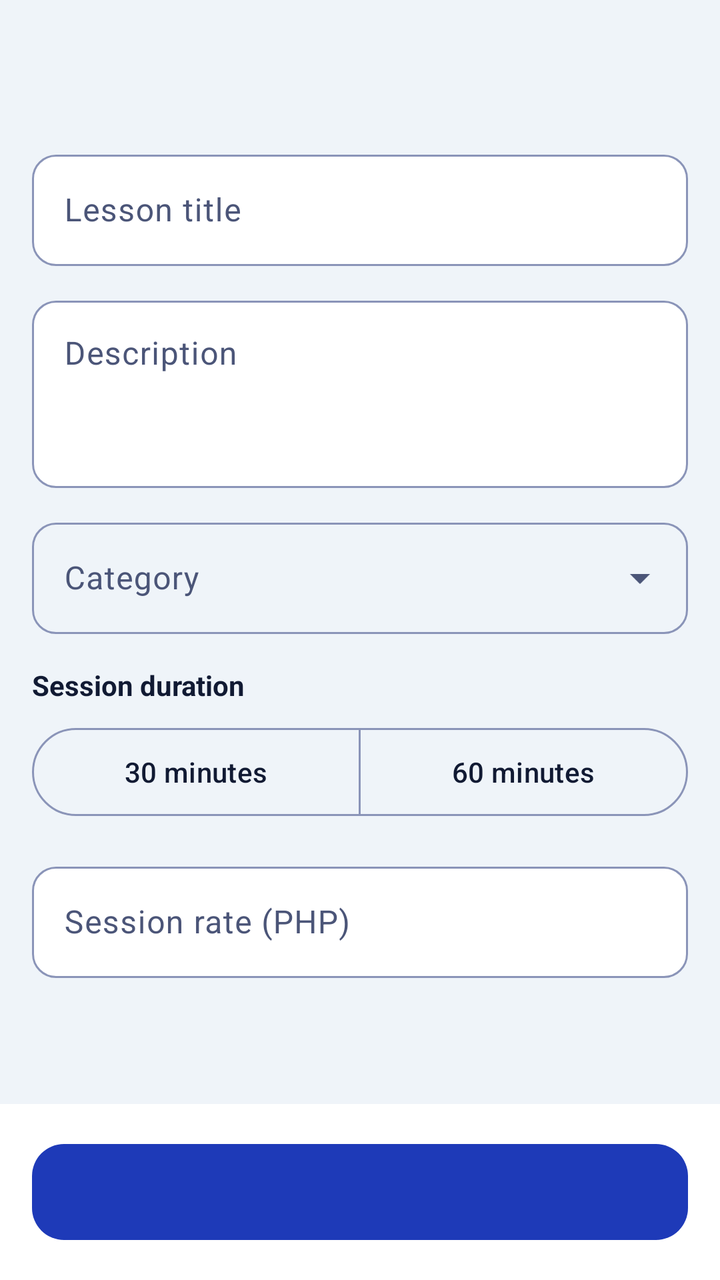
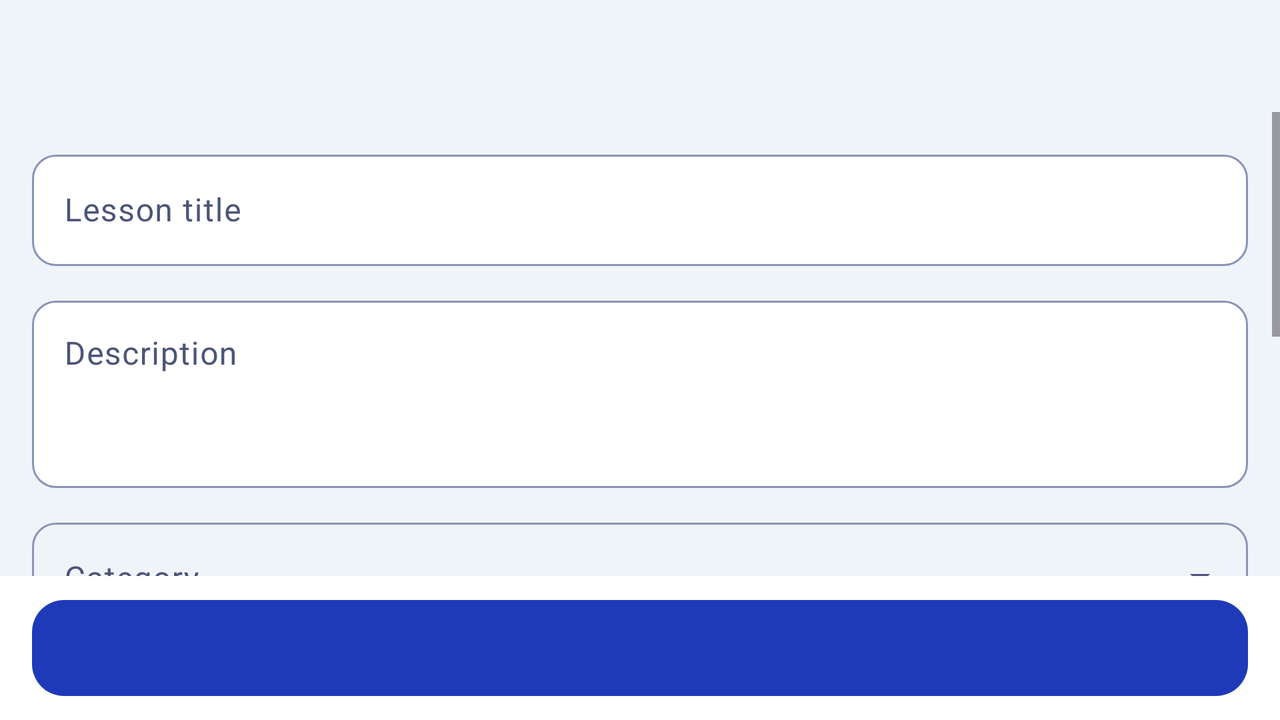

One screen, two layout resources from the same app: the default and the repository's alternative for another configuration. Each is rendered where Android would select it; the XML of both is given below.
<!-- AndroidManifest.xml: application theme Theme.Senyas -->
<!-- res/layout/fragment_lesson_form.xml -->
<?xml version="1.0" encoding="utf-8"?>
<LinearLayout xmlns:android="http://schemas.android.com/apk/res/android"
    xmlns:app="http://schemas.android.com/apk/res-auto"
    android:layout_width="match_parent"
    android:layout_height="match_parent"
    android:orientation="vertical">

    <include layout="@layout/view_top_bar" />

    <ScrollView android:layout_width="match_parent" android:layout_height="0dp" android:layout_weight="1">
        <LinearLayout android:layout_width="match_parent" android:layout_height="wrap_content" android:orientation="vertical" android:padding="16dp">

            <com.google.android.material.textfield.TextInputLayout android:id="@+id/til_title" android:layout_width="match_parent" android:layout_height="wrap_content" android:hint="@string/lesson_title">
                <com.google.android.material.textfield.TextInputEditText android:id="@+id/et_title" android:layout_width="match_parent" android:layout_height="wrap_content" android:inputType="textCapSentences" android:maxLength="200" />
            </com.google.android.material.textfield.TextInputLayout>

            <com.google.android.material.textfield.TextInputLayout android:id="@+id/til_desc" android:layout_width="match_parent" android:layout_height="wrap_content" android:layout_marginTop="12dp" android:hint="@string/description">
                <com.google.android.material.textfield.TextInputEditText android:id="@+id/et_desc" android:layout_width="match_parent" android:layout_height="wrap_content" android:gravity="top" android:inputType="textMultiLine|textCapSentences" android:minLines="3" android:maxLength="10000" />
            </com.google.android.material.textfield.TextInputLayout>

            <com.google.android.material.textfield.TextInputLayout
                android:id="@+id/til_cat"
                style="@style/Widget.Material3.TextInputLayout.OutlinedBox.ExposedDropdownMenu"
                android:layout_width="match_parent"
                android:layout_height="wrap_content"
                android:layout_marginTop="12dp"
                android:hint="@string/category"
                app:boxCornerRadiusBottomEnd="12dp"
                app:boxCornerRadiusBottomStart="12dp"
                app:boxCornerRadiusTopEnd="12dp"
                app:boxCornerRadiusTopStart="12dp">
                <com.google.android.material.textfield.MaterialAutoCompleteTextView android:id="@+id/actv_cat" android:layout_width="match_parent" android:layout_height="wrap_content" android:inputType="none" />
            </com.google.android.material.textfield.TextInputLayout>

            <TextView android:layout_width="wrap_content" android:layout_height="wrap_content" android:layout_marginTop="16dp" android:text="@string/session_duration" android:textColor="@color/text_primary" android:textSize="14sp" android:textStyle="bold" />
            <com.google.android.material.button.MaterialButtonToggleGroup android:id="@+id/toggle_duration" android:layout_width="match_parent" android:layout_height="wrap_content" android:layout_marginTop="8dp" app:selectionRequired="true" app:singleSelection="true">
                <com.google.android.material.button.MaterialButton android:id="@+id/btn_dur30" style="?attr/materialButtonOutlinedStyle" android:layout_width="0dp" android:layout_height="wrap_content" android:minHeight="52dp" android:layout_weight="1" android:text="@string/s_30_minutes" />
                <com.google.android.material.button.MaterialButton android:id="@+id/btn_dur60" style="?attr/materialButtonOutlinedStyle" android:layout_width="0dp" android:layout_height="wrap_content" android:minHeight="52dp" android:layout_weight="1" android:text="@string/s_60_minutes" />
            </com.google.android.material.button.MaterialButtonToggleGroup>

            <com.google.android.material.textfield.TextInputLayout android:id="@+id/til_rate" android:layout_width="match_parent" android:layout_height="wrap_content" android:layout_marginTop="16dp" android:hint="@string/session_rate_php">
                <com.google.android.material.textfield.TextInputEditText android:id="@+id/et_rate" android:layout_width="match_parent" android:layout_height="wrap_content" android:inputType="numberSigned" />
            </com.google.android.material.textfield.TextInputLayout>

            <TextView android:id="@+id/tv_banner" android:layout_width="match_parent" android:layout_height="wrap_content" android:layout_marginTop="12dp" android:background="@drawable/bg_tile" android:backgroundTint="@color/tag_grey" android:padding="12dp" android:text="@string/your_other_entries_are_kept" android:textColor="@color/text_primary" android:textSize="13sp" android:visibility="gone" />

            <TextView android:id="@+id/tv_hint" android:layout_width="match_parent" android:layout_height="wrap_content" android:layout_marginTop="12dp" android:textColor="@color/text_secondary" android:textSize="13sp" />
        </LinearLayout>
    </ScrollView>

    <LinearLayout android:layout_width="match_parent" android:layout_height="wrap_content" android:background="@color/surface" android:orientation="vertical" android:padding="16dp">
        <com.google.android.material.button.MaterialButton android:id="@+id/btn_primary" android:layout_width="match_parent" android:layout_height="56dp" android:textSize="16sp" android:textStyle="bold" app:cornerRadius="16dp" />
        <com.google.android.material.button.MaterialButton android:id="@+id/btn_media" style="?attr/materialButtonOutlinedStyle" android:layout_width="match_parent" android:layout_height="56dp" android:layout_marginTop="8dp" android:text="@string/title_media" android:textSize="16sp" android:textStyle="bold" android:visibility="gone" app:cornerRadius="16dp" />
        <TextView android:id="@+id/btn_delete" android:layout_width="match_parent" android:layout_height="48dp" android:layout_marginTop="4dp" android:background="?attr/selectableItemBackground" android:gravity="center" android:text="@string/delete_lesson" android:textColor="@color/error" android:textSize="15sp" android:textStyle="bold" android:visibility="gone" />
    </LinearLayout>
</LinearLayout>
<!-- res/layout/view_top_bar.xml (included above) -->
<?xml version="1.0" encoding="utf-8"?>
<LinearLayout xmlns:android="http://schemas.android.com/apk/res/android" xmlns:app="http://schemas.android.com/apk/res-auto"
    android:layout_width="match_parent"
    android:layout_height="56dp"
    android:gravity="center_vertical"
    android:orientation="horizontal"
    android:paddingStart="4dp"
    android:paddingEnd="16dp">

    <ImageButton
        android:id="@+id/btn_back"
        android:layout_width="48dp"
        android:layout_height="48dp"
        android:background="?attr/selectableItemBackgroundBorderless"
        android:contentDescription="@string/back"
        android:src="@drawable/ic_back"
        app:tint="@color/text_primary" />

    <TextView
        android:id="@+id/tv_bar_title"
        android:layout_width="wrap_content"
        android:layout_height="wrap_content"
        android:layout_marginStart="4dp"
        android:textColor="@color/text_primary"
        android:textSize="20sp"
        android:textStyle="bold" />
</LinearLayout>
<!-- resources referenced by this layout -->
<resources>
  <color name="error">#B3261E</color>
  <color name="surface">#FFFFFF</color>
  <color name="tag_grey">#E6E8EE</color>
  <color name="text_primary">#111A33</color>
  <color name="text_secondary">#4B5578</color>
  <string name="back">Back</string>
  <string name="category">Category</string>
  <string name="delete_lesson">Delete lesson</string>
  <string name="description">Description</string>
  <string name="lesson_title">Lesson title</string>
  <string name="s_30_minutes">30 minutes</string>
  <string name="s_60_minutes">60 minutes</string>
  <string name="session_duration">Session duration</string>
  <string name="session_rate_php">Session rate (PHP)</string>
  <string name="title_media">Media &amp; availability</string>
  <string name="your_other_entries_are_kept">Your other entries are kept. Correct the highlighted fields and try again.</string>
  <style name="Theme.Senyas" parent="Theme.Material3.DayNight.NoActionBar">
          <item name="colorPrimary">@color/senyas_blue</item>
          <item name="colorOnPrimary">@color/white</item>
          <item name="colorPrimaryContainer">@color/blue_container</item>
          <item name="colorOnPrimaryContainer">@color/senyas_blue</item>
          <item name="colorSecondary">@color/sun_yellow</item>
          <item name="colorOnSecondary">@color/navy</item>
          <item name="android:colorBackground">@color/background</item>
          <item name="colorSurface">@color/surface</item>
          <item name="colorOnSurface">@color/text_primary</item>
          <item name="colorOnSurfaceVariant">@color/text_secondary</item>
          <item name="colorOutline">@color/outline</item>
          <item name="colorError">@color/error</item>
          <item name="android:statusBarColor">@color/background</item>
          <item name="android:windowLightStatusBar">true</item>
          <item name="textInputStyle">@style/Widget.Senyas.TextField</item>
      </style>
  <color name="senyas_blue">#1E3AB8</color>
  <color name="white">#FFFFFFFF</color>
  <color name="blue_container">#DFE5FF</color>
  <color name="sun_yellow">#FFC22D</color>
  <color name="navy">#111A33</color>
  <color name="background">#EFF4F9</color>
  <color name="outline">#8A94B8</color>
  <style name="Widget.Senyas.TextField" parent="Widget.Material3.TextInputLayout.OutlinedBox">
          <item name="boxCornerRadiusTopStart">12dp</item>
          <item name="boxCornerRadiusTopEnd">12dp</item>
          <item name="boxCornerRadiusBottomStart">12dp</item>
          <item name="boxCornerRadiusBottomEnd">12dp</item>
          <item name="boxBackgroundColor">@color/surface</item>
      </style>
</resources>
<!-- res/layout-land/fragment_lesson_form.xml (the repository's variant of the layout above) -->
<!-- drawn on the phone turned sideways -->
<?xml version="1.0" encoding="utf-8"?>
<LinearLayout xmlns:android="http://schemas.android.com/apk/res/android"
    xmlns:app="http://schemas.android.com/apk/res-auto"
    android:layout_width="match_parent"
    android:layout_height="match_parent"
    android:orientation="vertical">

    <include layout="@layout/view_top_bar" />

    <ScrollView android:layout_width="match_parent" android:layout_height="0dp" android:layout_weight="1">
        <LinearLayout android:layout_width="match_parent" android:layout_height="wrap_content" android:orientation="vertical" android:padding="16dp">

            <com.google.android.material.textfield.TextInputLayout android:id="@+id/til_title" android:layout_width="match_parent" android:layout_height="wrap_content" android:hint="@string/lesson_title">
                <com.google.android.material.textfield.TextInputEditText android:id="@+id/et_title" android:layout_width="match_parent" android:layout_height="wrap_content" android:inputType="textCapSentences" />
            </com.google.android.material.textfield.TextInputLayout>

            <com.google.android.material.textfield.TextInputLayout android:id="@+id/til_desc" android:layout_width="match_parent" android:layout_height="wrap_content" android:layout_marginTop="12dp" android:hint="@string/description">
                <com.google.android.material.textfield.TextInputEditText android:id="@+id/et_desc" android:layout_width="match_parent" android:layout_height="wrap_content" android:gravity="top" android:inputType="textMultiLine|textCapSentences" android:minLines="3" />
            </com.google.android.material.textfield.TextInputLayout>

            <com.google.android.material.textfield.TextInputLayout
                android:id="@+id/til_cat"
                style="@style/Widget.Material3.TextInputLayout.OutlinedBox.ExposedDropdownMenu"
                android:layout_width="match_parent"
                android:layout_height="wrap_content"
                android:layout_marginTop="12dp"
                android:hint="@string/category"
                app:boxCornerRadiusBottomEnd="12dp"
                app:boxCornerRadiusBottomStart="12dp"
                app:boxCornerRadiusTopEnd="12dp"
                app:boxCornerRadiusTopStart="12dp">
                <com.google.android.material.textfield.MaterialAutoCompleteTextView android:id="@+id/actv_cat" android:layout_width="match_parent" android:layout_height="wrap_content" android:inputType="none" />
            </com.google.android.material.textfield.TextInputLayout>

            <TextView android:layout_width="wrap_content" android:layout_height="wrap_content" android:layout_marginTop="16dp" android:text="@string/session_duration" android:textColor="@color/text_primary" android:textSize="14sp" android:textStyle="bold" />
            <com.google.android.material.button.MaterialButtonToggleGroup android:id="@+id/toggle_duration" android:layout_width="match_parent" android:layout_height="wrap_content" android:layout_marginTop="8dp" app:selectionRequired="true" app:singleSelection="true">
                <com.google.android.material.button.MaterialButton android:id="@+id/btn_dur30" style="?attr/materialButtonOutlinedStyle" android:layout_width="0dp" android:layout_height="wrap_content" android:minHeight="52dp" android:layout_weight="1" android:text="@string/s_30_minutes" />
                <com.google.android.material.button.MaterialButton android:id="@+id/btn_dur60" style="?attr/materialButtonOutlinedStyle" android:layout_width="0dp" android:layout_height="wrap_content" android:minHeight="52dp" android:layout_weight="1" android:text="@string/s_60_minutes" />
            </com.google.android.material.button.MaterialButtonToggleGroup>

            <com.google.android.material.textfield.TextInputLayout android:id="@+id/til_rate" android:layout_width="match_parent" android:layout_height="wrap_content" android:layout_marginTop="16dp" android:hint="@string/session_rate_php">
                <com.google.android.material.textfield.TextInputEditText android:id="@+id/et_rate" android:layout_width="match_parent" android:layout_height="wrap_content" android:inputType="numberSigned" />
            </com.google.android.material.textfield.TextInputLayout>

            <TextView android:id="@+id/tv_banner" android:layout_width="match_parent" android:layout_height="wrap_content" android:layout_marginTop="12dp" android:background="@drawable/bg_tile" android:backgroundTint="@color/tag_grey" android:padding="12dp" android:text="@string/your_other_entries_are_kept" android:textColor="@color/text_primary" android:textSize="13sp" android:visibility="gone" />

            <TextView android:id="@+id/tv_hint" android:layout_width="match_parent" android:layout_height="wrap_content" android:layout_marginTop="12dp" android:textColor="@color/text_secondary" android:textSize="13sp" />
        </LinearLayout>
    </ScrollView>

    
    <LinearLayout android:layout_width="match_parent" android:layout_height="wrap_content" android:background="@color/surface" android:gravity="center_vertical" android:orientation="horizontal" android:paddingHorizontal="16dp" android:paddingVertical="8dp">
        <TextView android:id="@+id/btn_delete" android:layout_width="wrap_content" android:layout_height="48dp" android:layout_marginEnd="8dp" android:background="?attr/selectableItemBackground" android:gravity="center" android:paddingHorizontal="8dp" android:text="@string/delete_lesson" android:textColor="@color/error" android:textSize="15sp" android:textStyle="bold" android:visibility="gone" />
        <com.google.android.material.button.MaterialButton android:id="@+id/btn_media" style="?attr/materialButtonOutlinedStyle" android:layout_width="0dp" android:layout_height="56dp" android:layout_marginEnd="8dp" android:layout_weight="1" android:text="@string/title_media" android:textSize="16sp" android:textStyle="bold" android:visibility="gone" app:cornerRadius="16dp" />
        <com.google.android.material.button.MaterialButton android:id="@+id/btn_primary" android:layout_width="0dp" android:layout_height="56dp" android:layout_weight="1" android:textSize="16sp" android:textStyle="bold" app:cornerRadius="16dp" />
    </LinearLayout>
</LinearLayout>
